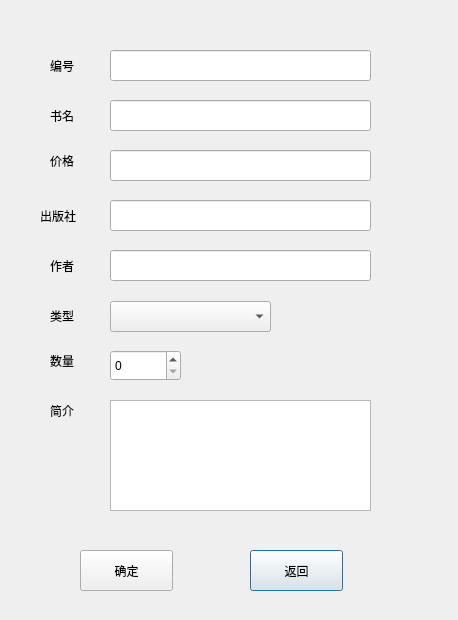
<?xml version="1.0" encoding="UTF-8"?>
<ui version="4.0">
 <class>NewbookDlg</class>
 <widget class="QDialog" name="NewbookDlg">
  <property name="geometry">
   <rect>
    <x>0</x>
    <y>0</y>
    <width>458</width>
    <height>620</height>
   </rect>
  </property>
  <property name="windowTitle">
   <string>Dialog</string>
  </property>
  <widget class="QLabel" name="label_2">
   <property name="geometry">
    <rect>
     <x>50</x>
     <y>140</y>
     <width>51</width>
     <height>41</height>
    </rect>
   </property>
   <property name="styleSheet">
    <string notr="true">font: 11pt &quot;Agency FB&quot;;</string>
   </property>
   <property name="text">
    <string>价格</string>
   </property>
  </widget>
  <widget class="QTextEdit" name="textEdit">
   <property name="geometry">
    <rect>
     <x>110</x>
     <y>400</y>
     <width>261</width>
     <height>111</height>
    </rect>
   </property>
  </widget>
  <widget class="QLabel" name="label_4">
   <property name="geometry">
    <rect>
     <x>50</x>
     <y>250</y>
     <width>72</width>
     <height>31</height>
    </rect>
   </property>
   <property name="styleSheet">
    <string notr="true">font: 11pt &quot;Agency FB&quot;;</string>
   </property>
   <property name="text">
    <string>作者</string>
   </property>
  </widget>
  <widget class="QLineEdit" name="pressEdit">
   <property name="geometry">
    <rect>
     <x>110</x>
     <y>200</y>
     <width>261</width>
     <height>31</height>
    </rect>
   </property>
   <property name="readOnly">
    <bool>false</bool>
   </property>
  </widget>
  <widget class="QLabel" name="label_6">
   <property name="geometry">
    <rect>
     <x>50</x>
     <y>390</y>
     <width>72</width>
     <height>41</height>
    </rect>
   </property>
   <property name="styleSheet">
    <string notr="true">font: 11pt &quot;Agency FB&quot;;</string>
   </property>
   <property name="text">
    <string>简介</string>
   </property>
  </widget>
  <widget class="QLineEdit" name="writerEdit">
   <property name="geometry">
    <rect>
     <x>110</x>
     <y>250</y>
     <width>261</width>
     <height>31</height>
    </rect>
   </property>
   <property name="readOnly">
    <bool>false</bool>
   </property>
  </widget>
  <widget class="QLineEdit" name="nameEdit">
   <property name="geometry">
    <rect>
     <x>110</x>
     <y>100</y>
     <width>261</width>
     <height>31</height>
    </rect>
   </property>
   <property name="readOnly">
    <bool>false</bool>
   </property>
  </widget>
  <widget class="QLineEdit" name="priceEdit">
   <property name="geometry">
    <rect>
     <x>110</x>
     <y>150</y>
     <width>261</width>
     <height>31</height>
    </rect>
   </property>
   <property name="readOnly">
    <bool>false</bool>
   </property>
  </widget>
  <widget class="QLabel" name="label">
   <property name="geometry">
    <rect>
     <x>50</x>
     <y>105</y>
     <width>72</width>
     <height>21</height>
    </rect>
   </property>
   <property name="styleSheet">
    <string notr="true">font: 11pt &quot;Agency FB&quot;;</string>
   </property>
   <property name="text">
    <string>书名</string>
   </property>
  </widget>
  <widget class="QLabel" name="label_5">
   <property name="geometry">
    <rect>
     <x>50</x>
     <y>55</y>
     <width>72</width>
     <height>21</height>
    </rect>
   </property>
   <property name="styleSheet">
    <string notr="true">font: 11pt &quot;Agency FB&quot;;</string>
   </property>
   <property name="text">
    <string>编号</string>
   </property>
  </widget>
  <widget class="QPushButton" name="exitBtn">
   <property name="geometry">
    <rect>
     <x>250</x>
     <y>550</y>
     <width>93</width>
     <height>41</height>
    </rect>
   </property>
   <property name="text">
    <string>返回</string>
   </property>
  </widget>
  <widget class="QLabel" name="label_3">
   <property name="geometry">
    <rect>
     <x>40</x>
     <y>200</y>
     <width>72</width>
     <height>31</height>
    </rect>
   </property>
   <property name="styleSheet">
    <string notr="true">font: 11pt &quot;Agency FB&quot;;</string>
   </property>
   <property name="text">
    <string>出版社</string>
   </property>
  </widget>
  <widget class="QLineEdit" name="idEdit">
   <property name="geometry">
    <rect>
     <x>110</x>
     <y>50</y>
     <width>261</width>
     <height>31</height>
    </rect>
   </property>
   <property name="text">
    <string/>
   </property>
   <property name="readOnly">
    <bool>false</bool>
   </property>
  </widget>
  <widget class="QPushButton" name="updateBtn">
   <property name="geometry">
    <rect>
     <x>80</x>
     <y>550</y>
     <width>93</width>
     <height>41</height>
    </rect>
   </property>
   <property name="text">
    <string>确定</string>
   </property>
  </widget>
  <widget class="QLabel" name="label_7">
   <property name="geometry">
    <rect>
     <x>50</x>
     <y>340</y>
     <width>72</width>
     <height>41</height>
    </rect>
   </property>
   <property name="styleSheet">
    <string notr="true">font: 11pt &quot;Agency FB&quot;;</string>
   </property>
   <property name="text">
    <string>数量</string>
   </property>
  </widget>
  <widget class="QSpinBox" name="spinBox">
   <property name="geometry">
    <rect>
     <x>110</x>
     <y>350</y>
     <width>71</width>
     <height>31</height>
    </rect>
   </property>
   <property name="maximum">
    <number>10000</number>
   </property>
  </widget>
  <widget class="QLabel" name="label_8">
   <property name="geometry">
    <rect>
     <x>50</x>
     <y>300</y>
     <width>72</width>
     <height>31</height>
    </rect>
   </property>
   <property name="styleSheet">
    <string notr="true">font: 11pt &quot;Agency FB&quot;;</string>
   </property>
   <property name="text">
    <string>类型</string>
   </property>
  </widget>
  <widget class="QComboBox" name="comboBox">
   <property name="geometry">
    <rect>
     <x>110</x>
     <y>301</y>
     <width>161</width>
     <height>31</height>
    </rect>
   </property>
  </widget>
 </widget>
 <resources/>
 <connections>
  <connection>
   <sender>exitBtn</sender>
   <signal>clicked()</signal>
   <receiver>NewbookDlg</receiver>
   <slot>close()</slot>
   <hints>
    <hint type="sourcelabel">
     <x>296</x>
     <y>520</y>
    </hint>
    <hint type="destinationlabel">
     <x>228</x>
     <y>289</y>
    </hint>
   </hints>
  </connection>
 </connections>
</ui>
